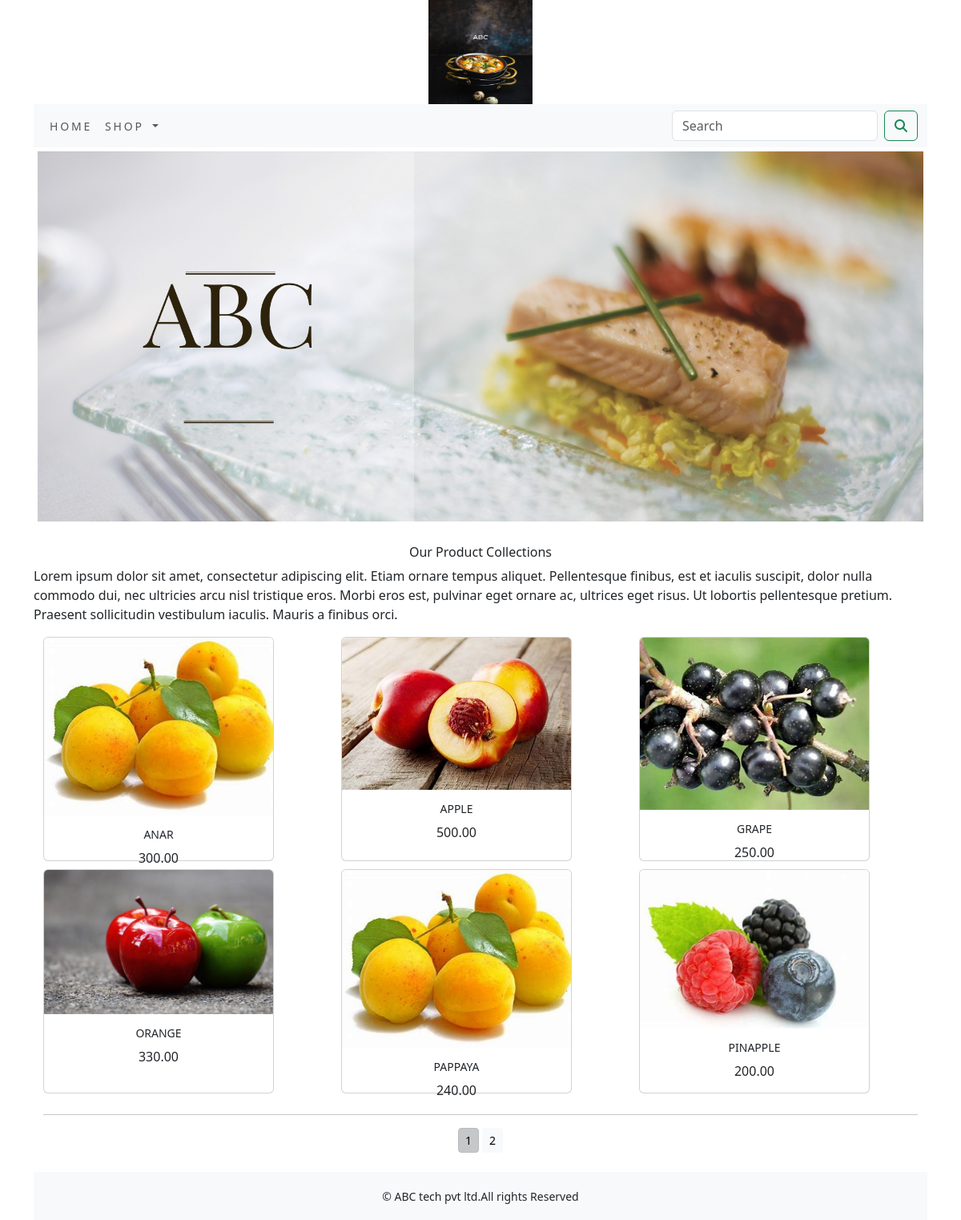
The app's page /shop/ with its own data.
### shop/models.py (models this page shows, shortened)
class Product(models.Model):
    name=models.CharField(max_length=250,unique=True)
    slug=models.SlugField(max_length=250,unique=True)
    description=models.TextField(blank=True)
    price=models.DecimalField(max_digits=10,decimal_places=2)
    category=models.ForeignKey(Category,on_delete=models.CASCADE)
    image=models.ImageField(upload_to='product',blank=True)
    stock=models.IntegerField()
    available=models.BooleanField(default=True)
    created=models.DateTimeField(auto_now_add=True)
    updated=models.DateTimeField(auto_now=True)
    def get_url(self):
        return  reverse('shop:prodCatdetail',args=[self.category.slug,self.slug])
    class Meta:
        ordering=('name',)
        verbose_name='product'
        verbose_name_plural='products'

### shop/views.py (the view)
# urls.py: path('', views.allProdCat, name='allProdCat'),
def allProdCat(request, c_slug=None):
    c_page = None
    products_list= None
    if c_slug != None:
        c_page = get_object_or_404(Category, slug=c_slug)
        products_list = Product.objects.all().filter(category=c_page, available=True)
    else:
        products_list = Product.objects.all().filter(available=True)
    paginator=Paginator(products_list,6)
    try:
        page=int(request.GET.get('page','1'))
    except:
        page=1
    try:
        products=paginator.page(page)
    except (EmptyPage,InvalidPage):
        products=paginator.page(paginator.num_pages)
    return render(request, "category.html", {'category': c_page, 'products': products})

### cart/context_processors.py (called while the page is built)
def counter(request):
    item_count=0
    if 'admin' in request.path:
        return  {}
    else:
        try:
            cart=Cart.objects.filter(cart_id=_cart_id(request))
            cart_items=CartItem.objects.all().filter(cart=cart[:1])
            for cart_item in cart_items:
                item_count +=cart_item.quantity
        except Cart.DoesNotExist:
            item_count =0
    return dict(item_count=item_count)

### cart/views.py (called while the page is built)
def _cart_id(request):
    cart=request.session.session_key
    if not cart:
        cart=request.session.create()
    return  cart

### shop/context_processors.py (called while the page is built)
def menu_links(request):
    links=Category.objects.all()
    return dict(links=links)

### shop/models.py (called while the page is built)
    def get_url(self):
        return reverse('shop:product_by_category',args=[self.slug])

### templates/category.html (shortened to what this page needs)
{%  extends 'base.html' %}
{% load static %}
{% block content %}
<div class="mx_auto">
{% if category %}
     <img class="my_image" src="{{category.image.url}}" alt="{{category.name}}">
     </div><br>
<div>
     <h1 class="text-center my_title">{{category.name}}</h1>
     <p class="text-justify">{{category.description}}</p>
</div>
{% else %}
<div>
     <img class="my_image my_image_padding" src="{% static 'img/banner.png' %}" alt="our products" width="1200px">
</div><br>
<div>
     <h1 class="text-center my_title">Our Product Collections</h1>
     <p class="text-justify">Lorem ipsum dolor sit amet, consectetur adipiscing elit. Etiam ornare tempus aliquet. Pellentesque finibus, est et iaculis suscipit, dolor nulla commodo dui, nec ultricies arcu nisl tristique eros. Morbi eros est, pulvinar eget ornare ac, ultrices eget risus. Ut lobortis pellentesque pretium. Praesent sollicitudin vestibulum iaculis. Mauris a finibus orci. </p>
</div>
{% endif %}
<div class="container">
     <div class="row mx_auto">
          {% for product in products.object_list %}
          <div class="my_bottom_margin col-9 col-sm-12 col-md-4 xol-lg-4">
               <div class="card text-center" style="min-width:18rem; width:250px; height:280px;">
                    <a href="{{product.get_url}}"><img class="card-img-top my_image" src="{{product.image.url}}" alt="{{product.name}}"></a>
                    <div class="card-body">
                         <h4>{{product.name}}</h4>
                         <p>{{product.price}}</p>
                    </div>
               </div>
          </div>
          {% endfor %}
     </div>
     <div class="mx-auto">
          {% if  products.paginator.num_pages > 1 %}
          <hr>
          <div class="text-center">
               {% for pg in products.paginator.page_range %}
                  <a href="?page={{pg}}" class="btn btn-light btn-sm  {% if products.number == pg %} active {% endif%}"}>{{pg}}</a>
               {% endfor %}
          </div>
{% endif %}
     </div>
     <br>
</div>
{% endblock %}

### templates/base.html (shortened to what this page needs)
{% load static %}
<!DOCTYPE html>
<html lang="en">
<head>
     <link rel="stylesheet"  href="{% static 'css/custom.css' %}">
     <link href="{% static 'css/bootstrap.min.css' %}" rel="stylesheet" >
</head>
<body>
<div class="container">
{% include 'header.html' %}
{% include 'navbar.html' %}
{% block content %}
{% endblock %}
    </div>
{% include 'footer.html' %}
</body>
</html>

### templates/header.html
{% load static %}
<header>
  <center>
    <a href="{% url 'shop:allProdCat' %}"> <img src="{% static  'img/logo.png' %}" alt="logoimage" width="130px;" height="130px;">
  </center>
</header>

### templates/navbar.html (shortened to what this page needs)
<nav class="navbar navbar-expand-lg bg-body-tertiary">
  <div class="container-fluid">
    <div class="collapse navbar-collapse" id="navbarSupportedContent">
      <ul class="navbar-nav me-auto mb-2 mb-lg-0">
        <li class="nav-item">
          <a class="nav-link" href="#">Home</a>
        </li>
        <li class="nav-item dropdown {% if 'shop' in request.path %} active {% endif %}">
          <a class="nav-link dropdown-toggle" href="#" role="button" data-bs-toggle="dropdown" aria-expanded="false">
            Shop
          </a>
        </li>
      </ul>
      <form class="d-flex"  action="{% url 'search_app:SearchResult' %}" method="get">
        <input class="form-control me-2" type="search" placeholder="Search"  name="q" aria-label="Search">
        <button class="btn btn-outline-success" type="submit"><i class="fa fa-search"></i></button>
      </form>
    </div>
  </div>
</nav>

### templates/footer.html
<div class="footer navbar-fixed-bottom my_footer">
  <p class="text-center">&copy; ABC tech pvt ltd.All rights Reserved
  </p>
</div>

### static/css/custom.css (style rules this page uses)
body { font-family: 'Roboto', sans-serif; }
.nav-item { letter-spacing: .2em; font-size:14px; text-transform:uppercase; }
.my_footer { background-color:#f8f9fa; height:60px; }
.my_footer p { padding-top:20px; font-size:14px; }
.my_image { width:100%; height:auto; }
.my_title { font-size:16px; text_transform:uppercase; letter_spacing:.2em; }
.my_image_padding { padding:5px; }
.my_bottom_margin { margin-bottom:10px; }
.card-body h4 { font-size:14px; text-transform:uppercase; letter_spacing:.2em; }

### records on screen
Product: image (picture), name "ANAR", price "300.00"
Product: image (picture), name "APPLE", price "500.00"
Product: image (picture), name "GRAPE", price "250.00"
Product: image (picture), name "ORANGE", price "330.00"
Product: image (picture), name "PAPPAYA", price "240.00"
Product: image (picture), name "PINAPPLE", price "200.00"

### other values on screen
{{ pg }} "1" "2"
